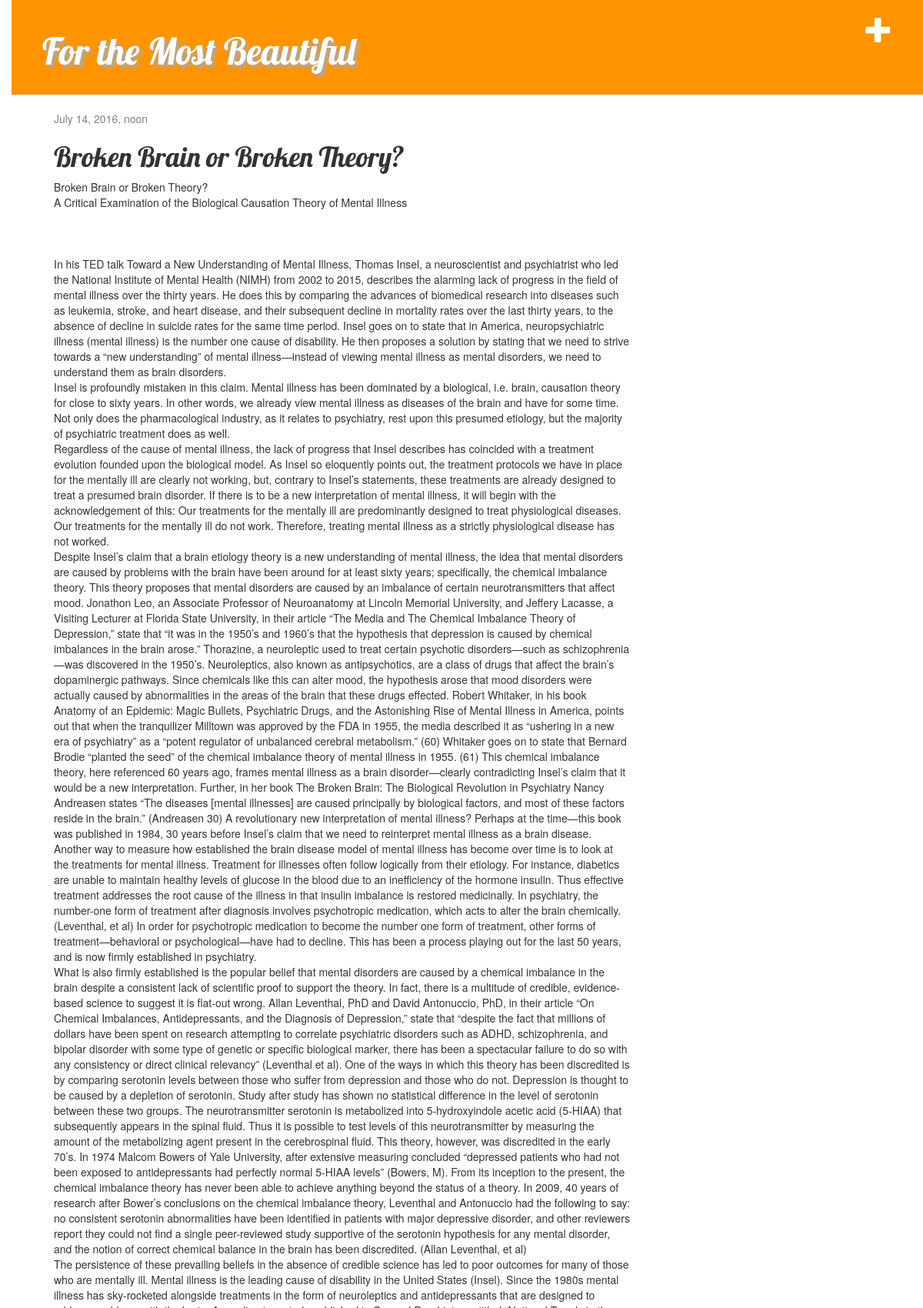
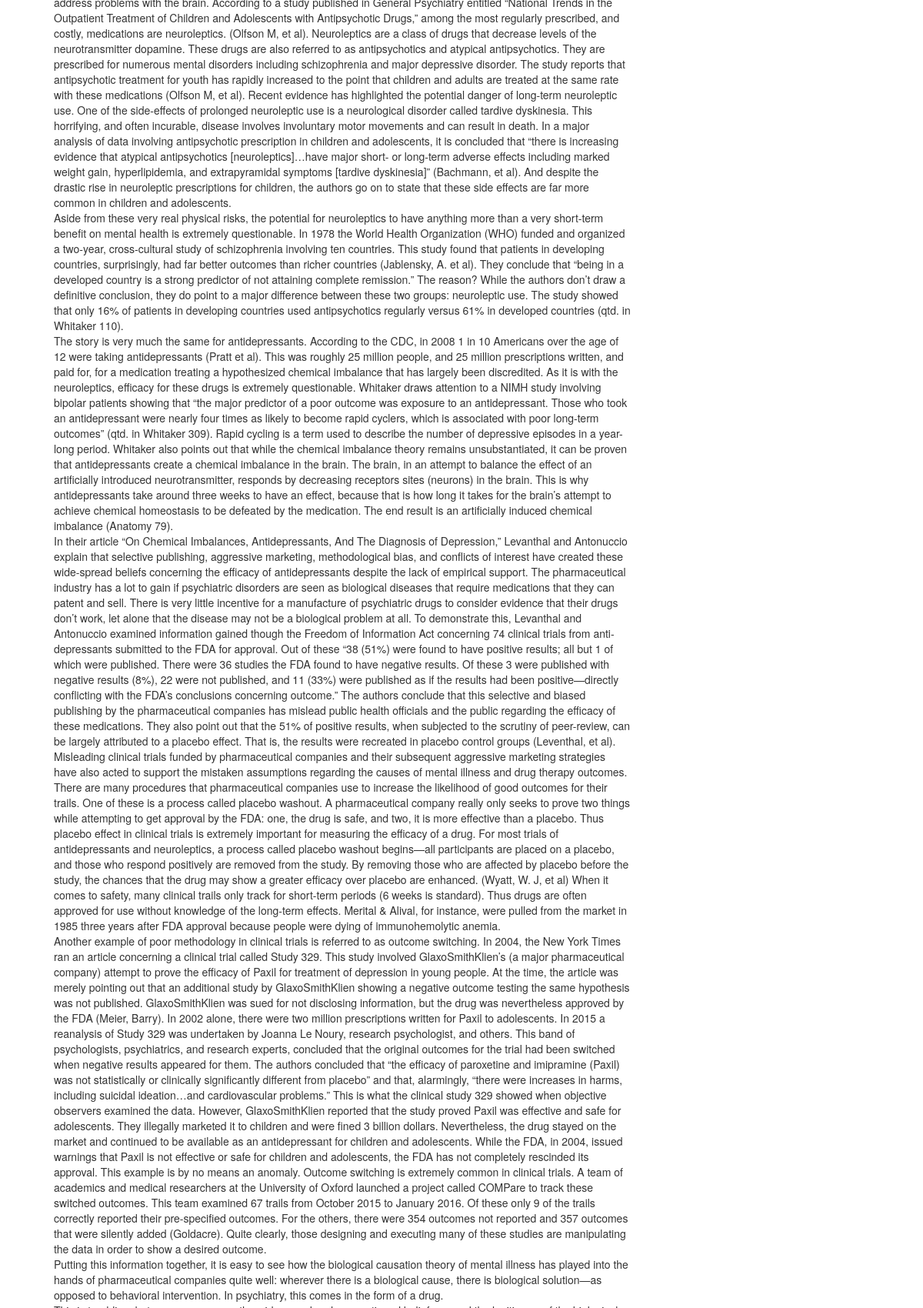
Screenshot of /post/7/ (upper part) with the database file from the repository (2 pictures, top to bottom).
### blog/models.py (models this page shows, shortened)
class Post(models.Model):
    author = models.ForeignKey('auth.User')
    title = models.CharField(max_length=200)
    text = models.TextField()
    created_date = models.DateTimeField(
            default=timezone.now)
    published_date = models.DateTimeField(
            blank=True, null=True)

### blog/views.py (the view)
# urls.py: url(r'^post/(?P<pk>\d+)/$', views.post_detail, name='post_detail'),
def post_detail(request, pk):
    post = get_object_or_404(Post, pk=pk)
    return render(request, 'blog/post_detail.html', {'post': post})

### blog/templates/blog/post_detail.html (shortened to what this page needs)
{% extends 'blog/base.html' %}
{% block content %}
    <div class="post">
        {% if post.published_date %}
            <div class="date">
                {{ post.published_date }}
            </div>
        {% endif %}
        <h1>{{ post.title }}</h1>
        <p>{{ post.text|linebreaksbr }}</p>
    </div>
{% endblock %}

### blog/static/css/blog.css (style rules this page uses)
body { padding-left: 15px; }
h1, h2, h3, h4 { font-family: 'Lobster', cursive; }
.date { color: #828282; }
.post { margin-bottom: 70px; }

### rows the page displays
Post: published_date "July 14, 2016, noon", title "Broken Brain or Broken Theory?", text "Broken Brain or Broken Theory? A Critical Examination of the Biological Causation Theory of Mental Illness In his TED talk Toward a New Understanding of Mental Illness, Thomas Insel, a neuroscientist and psychiatrist who led the National Institute of Mental Health (NIMH) from 2002 to 2015, describes the alarming lack of progress in the field of mental illness over the thirty years. He does this by comparing the advances of biomedical research into diseases such as leukemia, stroke, and heart disease, and their subsequent decline in mortality rates over the last thirty years, to the absence of decline in suicide rates for the same time period. Insel goes on to state that in America,…"
